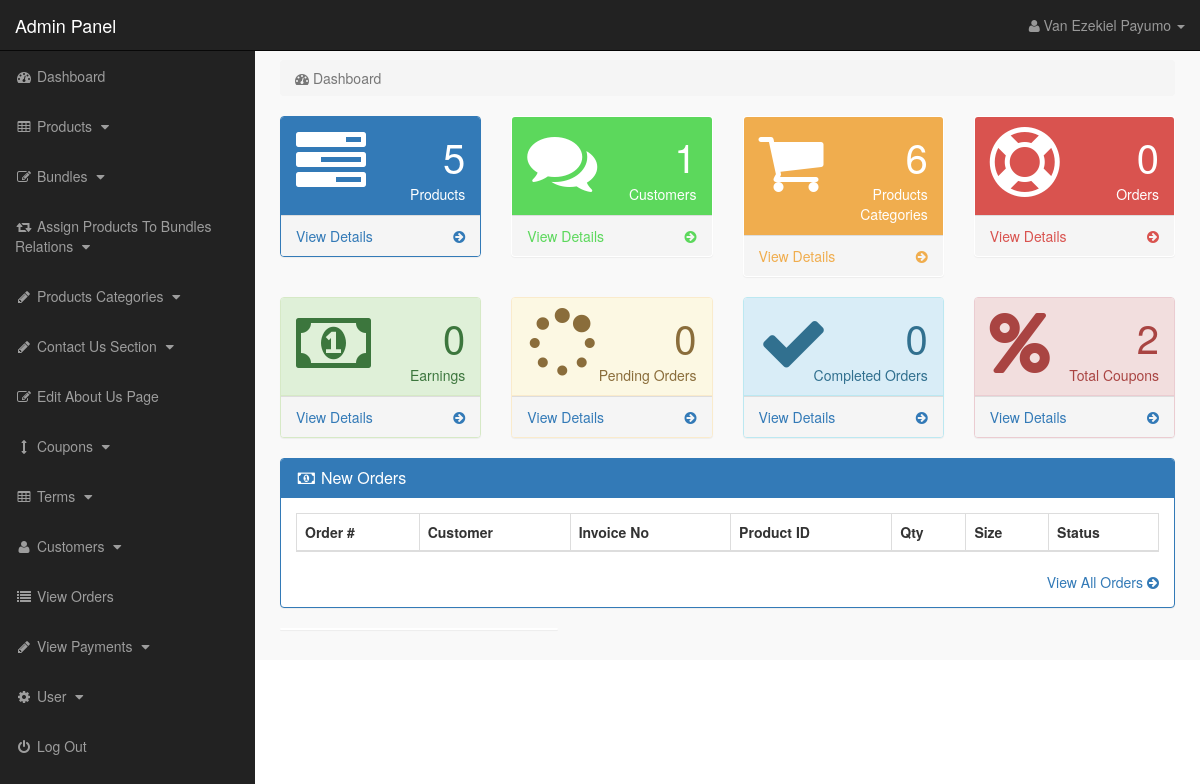
The app's page /admin_area/index.php?dashboard (signed in), older data.
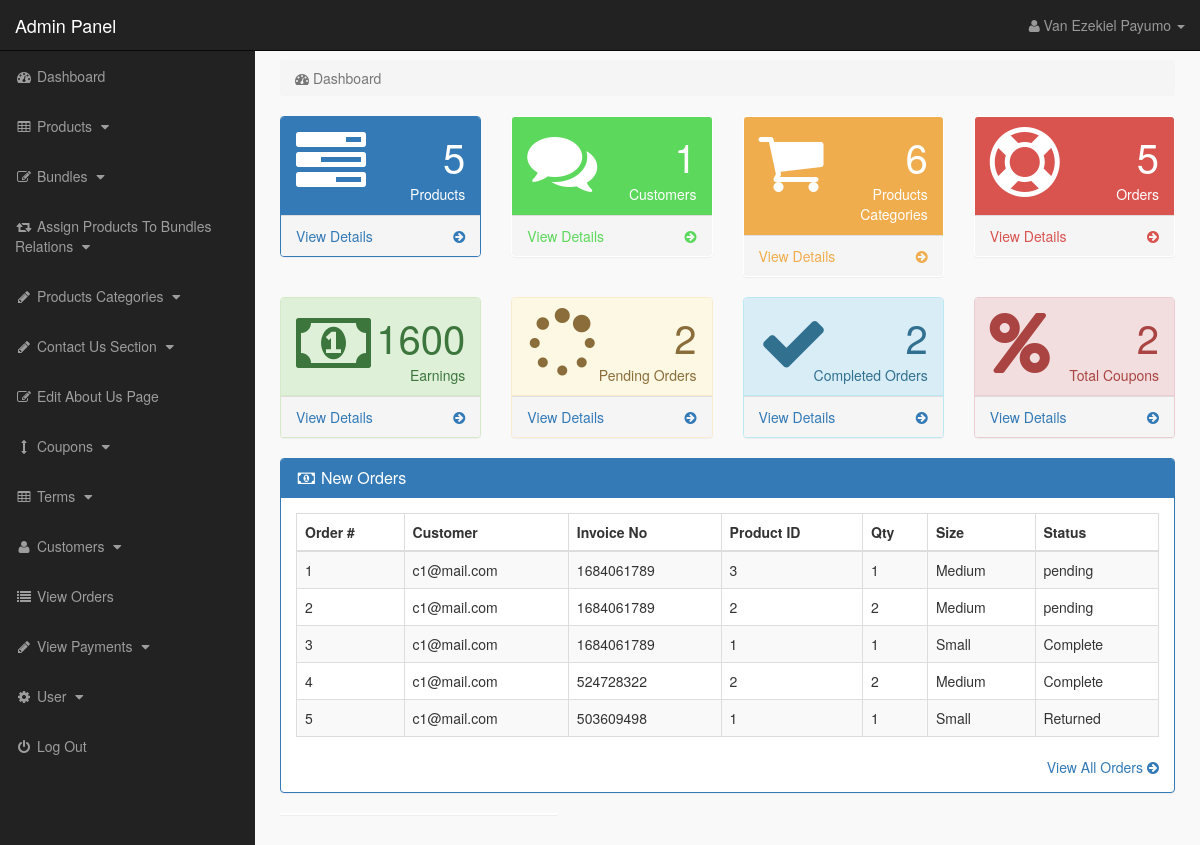
The same page, newer data.
### tables this page shows
CREATE TABLE `pending_orders` (
  `order_id` int(10) NOT NULL,
  `customer_id` int(10) NOT NULL,
  `invoice_no` int(10) NOT NULL,
  `product_id` text NOT NULL,
  `qty` int(10) NOT NULL,
  `size` text NOT NULL,
  `order_status` text NOT NULL
);

CREATE TABLE `customers` (
  `customer_id` int(10) NOT NULL,
  `customer_name` varchar(255) NOT NULL,
  `customer_email` varchar(255) NOT NULL,
  `customer_pass` varchar(255) NOT NULL,
  `customer_country` text NOT NULL,
  `customer_city` text NOT NULL,
  `customer_contact` varchar(255) NOT NULL,
  `customer_address` text NOT NULL,
  `customer_image` text NOT NULL,
  `customer_ip` varchar(255) NOT NULL,
  `customer_confirm_code` text NOT NULL
);

### admin_area/dashboard.php (the view, shortened to what the changed rows need)
<?php
if (!isset($_SESSION['admin_email'])) {
    echo "<script>window.open('login.php','_self')</script>";
} else {
    ?>
<div class="row">
<div class="col-lg-12">
<ol class="breadcrumb">
<li class="active">
<i class="fa fa-dashboard"></i> Dashboard
</li>
</ol>
</div>
</div>
<div class="row">
<div class="col-lg-3 col-md-6">
<div class="panel panel-primary">
<div class="panel-heading">
<div class="row">
<div class="col-xs-3">
<i class="fa fa-tasks fa-5x"> </i>
</div>
<div class="col-xs-9 text-right">
<div class="huge"> <?php echo $count_products; ?> </div>
<div>Products</div>
</div>
</div>
</div>
<a href="index.php?view_products">
<div class="panel-footer">
<span class="pull-left"> View Details </span>
<span class="pull-right"> <i class="fa fa-arrow-circle-right"></i> </span>
<div class="clearfix"></div>
</div>
</a>
</div>
</div>
<div class="col-lg-3 col-md-6">
<div class="panel panel-green">
<div class="panel-heading">
<div class="row">
<div class="col-xs-3">
<i class="fa fa-comments fa-5x"> </i>
</div>
<div class="col-xs-9 text-right">
<div class="huge"> <?php echo $count_customers; ?> </div>
<div>Customers</div>
</div>
</div>
</div>
<a href="index.php?view_customers">
<div class="panel-footer">
<span class="pull-left"> View Details </span>
<span class="pull-right"> <i class="fa fa-arrow-circle-right"></i> </span>
<div class="clearfix"></div>
</div>
</a>
</div>
</div>
<div class="col-lg-3 col-md-6">
<div class="panel panel-yellow">
<div class="panel-heading">
<div class="row">
<div class="col-xs-3">
<i class="fa fa-shopping-cart fa-5x"> </i>
</div>
<div class="col-xs-9 text-right">
<div class="huge"> <?php echo $count_p_categories; ?> </div>
<div>Products Categories</div>
</div>
</div>
</div>
<a href="index.php?view_p_cats">
<div class="panel-footer">
<span class="pull-left"> View Details </span>
<span class="pull-right"> <i class="fa fa-arrow-circle-right"></i> </span>
<div class="clearfix"></div>
</div>
</a>
</div>
</div>
<div class="col-lg-3 col-md-6">
<div class="panel panel-red">
<div class="panel-heading">
<div class="row">
<div class="col-xs-3">
<i class="fa fa-support fa-5x"> </i>
</div>
<div class="col-xs-9 text-right">
<div class="huge"> <?php echo $count_total_orders; ?> </div>
<div>Orders</div>
</div>
</div>
</div>
<a href="index.php?view_orders">
<div class="panel-footer">
<span class="pull-left"> View Details </span>
<span class="pull-right"> <i class="fa fa-arrow-circle-right"></i> </span>
<div class="clearfix"></div>
</div>
</a>
</div>
</div>
</div>
<div class="row">
    <div class="col-lg-3 col-md-6">
        <div class="panel panel-success">
        <div class="panel-heading">
        <div class="row">
        <div class="col-xs-3">
        <i class="fa fa-money fa-5x"> </i>
        </div>
        <div class="col-xs-9 text-right">
        <div class="huge"> <?php echo $count_total_earnings ?> </div>
        <div>Earnings</div>
        </div>
        </div>
        </div>
        <a href="index.php?view_payments">
        <div class="panel-footer">
        <span class="pull-left"> View Details </span>
        <span class="pull-right"> <i class="fa fa-arrow-circle-right"></i> </span>
        <div class="clearfix"></div>
        </div>
        </a>
        </div>
        </div>
        <div class="col-lg-3 col-md-6">
            <div class="panel panel-warning">
            <div class="panel-heading">
            <div class="row">
            <div class="col-xs-3">
            <i class="fa fa-spinner fa-5x"> </i>
            </div>
            <div class="col-xs-9 text-right">
            <div class="huge"> <?php echo $count_pending_orders ?> </div>
            <div>Pending Orders</div>
            </div>
            </div>
            </div>
            <a href="index.php?view_orders">
            <div class="panel-footer">
            <span class="pull-left"> View Details </span>
            <span class="pull-right"> <i class="fa fa-arrow-circle-right"></i> </span>
            <div class="clearfix"></div>
            </div>
            </a>
            </div>
            </div>
            <div class="col-lg-3 col-md-6">
                <div class="panel panel-info">
                <div class="panel-heading">
                <div class="row">
                <div class="col-xs-3">
                <i class="fa fa-check fa-5x"> </i>
                </div>
                <div class="col-xs-9 text-right">
                <div class="huge"> <?php echo $count_completed_orders ?> </div>
                <div>Completed Orders</div>
                </div>
                </div>
                </div>
                <a href="index.php?view_orders">
                <div class="panel-footer">
                <span class="pull-left"> View Details </span>
                <span class="pull-right"> <i class="fa fa-arrow-circle-right"></i> </span>
                <div class="clearfix"></div>
                </div>
                </a>
                </div>
                </div>
                <div class="col-lg-3 col-md-6">
                    <div class="panel panel-danger">
                    <div class="panel-heading">
                    <div class="row">
                    <div class="col-xs-3">
                    <i class="fa fa-percent fa-5x"> </i>
                    </div>
                    <div class="col-xs-9 text-right">
                    <div class="huge"> <?php echo $count_coupons; ?> </div>
                    <div>Total Coupons</div>
                    </div>
                    </div>
                    </div>
                    <a href="index.php?view_coupons">
                    <div class="panel-footer">
                    <span class="pull-left"> View Details </span>
                    <span class="pull-right"> <i class="fa fa-arrow-circle-right"></i> </span>
                    <div class="clearfix"></div>
                    </div>
                    </a>
                    </div>
                    </div>
</div>
<div class="row" >
<div class="col-lg-12" >
<div class="panel panel-primary" >
<div class="panel-heading" >
<h3 class="panel-title" >
<i class="fa fa-money fa-fw" ></i> New Orders
</h3>
</div>
<div class="panel-body" >
<div class="table-responsive" >
<table class="table table-bordered table-hover table-striped" >
<thead>
<tr>
<th>Order #</th>
<th>Customer</th>
<th>Invoice No</th>
<th>Product ID</th>
<th>Qty</th>
<th>Size</th>
<th>Status</th>
</tr>
</thead>
<tbody>
<?php
    $i = 0;
    $get_order = "select * from pending_orders order by 1 DESC LIMIT 0,5";
    $run_order = mysqli_query($con, $get_order);
    while ($row_order = mysqli_fetch_array($run_order)) {
        $c_id = $row_order['customer_id'];
        $invoice_no = $row_order['invoice_no'];
        $product_id = $row_order['product_id'];
        $qty = $row_order['qty'];
        $size = $row_order['size'];
        $order_status = $row_order['order_status'];
        $i++;
        ?>
<tr>
<td><?php echo $i; ?></td>
<td>
<?php
        $get_customer = "select * from customers where customer_id='$c_id'";
        $run_customer = mysqli_query($con, $get_customer);
        $row_customer = mysqli_fetch_array($run_customer);
        $customer_email = $row_customer['customer_email'];
        echo $customer_email;
        ?>
</td>
<td><?php echo $invoice_no; ?></td>
<td><?php echo $product_id; ?></td>
<td><?php echo $qty; ?></td>
<td><?php echo $size; ?></td>
<td>
<?php
if ($order_status == 'pending') {
            echo $order_status = 'pending';
        } else if ($order_status == 'Returned') {
            echo $order_status = 'Returned';
        } else if ($order_status == 'Refunded') {
            echo $order_status = 'Refunded';
        } else {
            echo $order_status = 'Complete';
        }
        ?>
</td>
</tr>
<?php }?>
</tbody>
</table>
</div>
<div class="text-right" >
<a href="index.php?view_orders" >
View All Orders <i class="fa fa-arrow-circle-right" ></i>
</a>
</div>
</div>
</div>
</div>
<div class="col-md-4">
<div class="panel">
</div>
</div>
</div>
<?php }?>

Row changes from the older to the newer data that the page shows:
added pending_orders: customer.customer_email "c1@mail.com", invoice_no "1684061789", product "3", qty "1", size "Medium"
added pending_orders: customer.customer_email "c1@mail.com", invoice_no "1684061789", product "2", qty "2", size "Medium"
added pending_orders: customer.customer_email "c1@mail.com", invoice_no "1684061789", product "1", qty "1", size "Small"
added pending_orders: customer.customer_email "c1@mail.com", invoice_no "524728322", product "2", qty "2", size "Medium"
added pending_orders: customer.customer_email "c1@mail.com", invoice_no "503609498", product "1", qty "1", size "Small"
Text that changed along with them:
$count_total_orders: "0" → "5"
$count_total_earnings: "0" → "1600"
$count_pending_orders: "0" → "2"
$count_completed_orders: "0" → "2"
